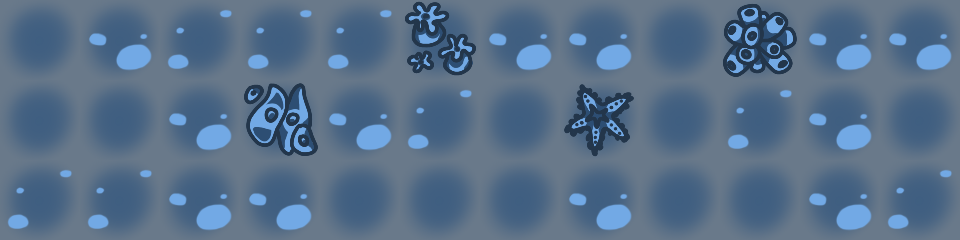

Below is a game level as drawn by its tile map, then a one-line description and the .tmx file that defines it, in full:
An orthogonal 12x3 tile map with 80x80 px tiles, 2 tile layers (Collision, Visible), 2 tilesets and 1 object.

<map version="1.2" tiledversion="1.3.5" orientation="orthogonal" renderorder="right-down" width="12" height="3" tilewidth="80" tileheight="80" infinite="0" nextlayerid="3" nextobjectid="1">
 <tileset firstgid="1" name="CoralSpritesheet" tilewidth="80" tileheight="80" tilecount="15" columns="5">
  <image source="../Art/Dungeon Sprites/CoralSpritesheet.png" width="400" height="240" />
 </tileset>
 <tileset firstgid="16" name="Wall" tilewidth="80" tileheight="80" tilecount="1" columns="1">
  <image source="../Art/Dungeon Sprites/Wall.png" width="80" height="80" />
  <tile id="0">
   <objectgroup draworder="index" id="2">
    <object id="1" x="0" y="0" width="79.9078" height="79.9078" />
   </objectgroup>
  </tile>
 </tileset>
 <layer id="2" name="Collision" width="12" height="3">
  <data encoding="csv">
16,16,0,0,16,16,0,0,16,16,16,16,
16,16,0,0,16,16,0,0,16,16,16,16,
16,16,0,0,16,16,0,0,16,16,16,16
</data>
 </layer>
 <layer id="1" name="Visible" width="12" height="3">
  <data encoding="csv">
13,14,12,12,12,5,14,14,13,9,14,14,
13,13,14,4,14,12,13,7,13,12,14,13,
12,12,14,14,13,13,13,14,13,13,14,12
</data>
 </layer>
</map>
